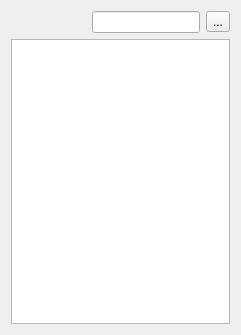
<?xml version="1.0" encoding="UTF-8"?>
<ui version="4.0">
 <class>Form</class>
 <widget class="QWidget" name="Form">
  <property name="geometry">
   <rect>
    <x>0</x>
    <y>0</y>
    <width>241</width>
    <height>335</height>
   </rect>
  </property>
  <property name="sizePolicy">
   <sizepolicy hsizetype="Expanding" vsizetype="Expanding">
    <horstretch>0</horstretch>
    <verstretch>0</verstretch>
   </sizepolicy>
  </property>
  <property name="windowTitle">
   <string>Form</string>
  </property>
  <layout class="QVBoxLayout" name="verticalLayout">
   <item>
    <layout class="QHBoxLayout" name="horizontalLayout_6">
     <item>
      <spacer name="horizontalSpacer_6">
       <property name="orientation">
        <enum>Qt::Horizontal</enum>
       </property>
       <property name="sizeHint" stdset="0">
        <size>
         <width>40</width>
         <height>20</height>
        </size>
       </property>
      </spacer>
     </item>
     <item>
      <widget class="QLineEdit" name="edtFind"/>
     </item>
     <item>
      <widget class="QToolButton" name="btnFind">
       <property name="text">
        <string>...</string>
       </property>
       <property name="icon">
        <iconset theme="edit-find">
         <normaloff/>
        </iconset>
       </property>
       <property name="toolButtonStyle">
        <enum>Qt::ToolButtonIconOnly</enum>
       </property>
      </widget>
     </item>
    </layout>
   </item>
   <item>
    <widget class="ModelItemTree" name="tree">
     <property name="sizePolicy">
      <sizepolicy hsizetype="Expanding" vsizetype="Expanding">
       <horstretch>1</horstretch>
       <verstretch>1</verstretch>
      </sizepolicy>
     </property>
     <property name="contextMenuPolicy">
      <enum>Qt::ActionsContextMenu</enum>
     </property>
     <property name="editTriggers">
      <set>QAbstractItemView::EditKeyPressed</set>
     </property>
     <property name="dragEnabled">
      <bool>true</bool>
     </property>
     <property name="dragDropMode">
      <enum>QAbstractItemView::DragDrop</enum>
     </property>
     <property name="defaultDropAction">
      <enum>Qt::IgnoreAction</enum>
     </property>
     <property name="selectionMode">
      <enum>QAbstractItemView::ExtendedSelection</enum>
     </property>
     <property name="headerHidden">
      <bool>true</bool>
     </property>
     <column>
      <property name="text">
       <string notr="true">1</string>
      </property>
     </column>
    </widget>
   </item>
  </layout>
 </widget>
 <customwidgets>
  <customwidget>
   <class>ModelItemTree</class>
   <extends>QTreeWidget</extends>
   <header>gui/design/modelitemtree.h</header>
  </customwidget>
 </customwidgets>
 <resources/>
 <connections/>
</ui>
